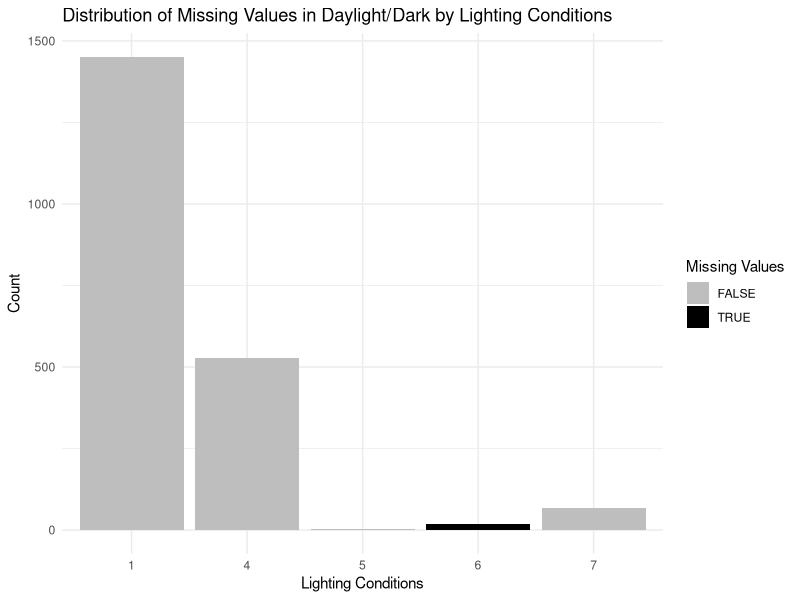
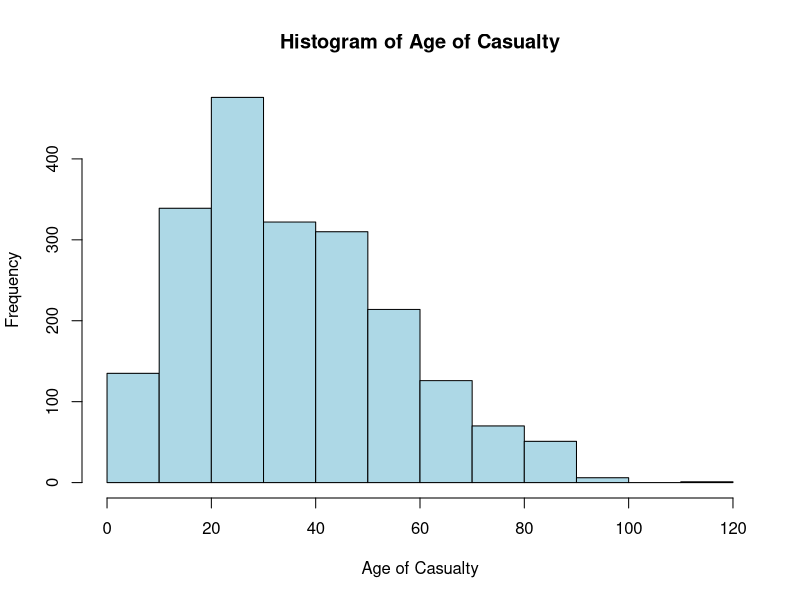
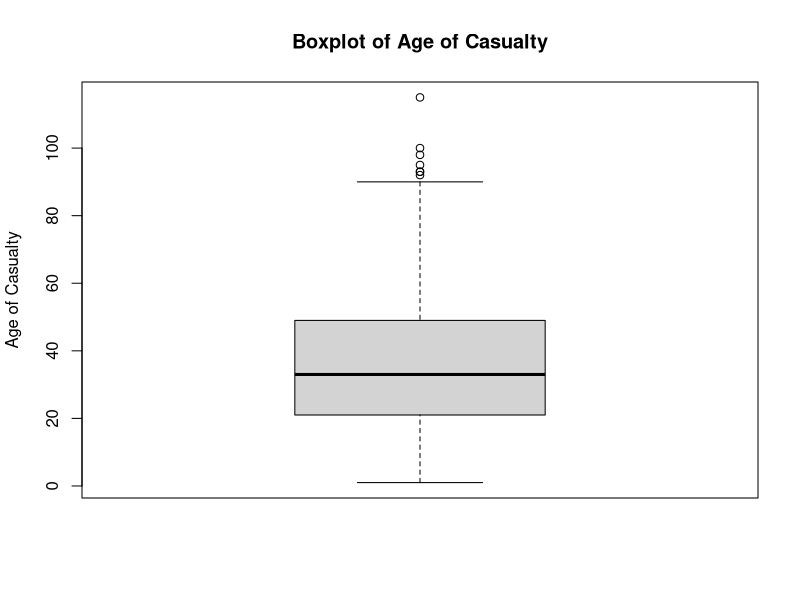
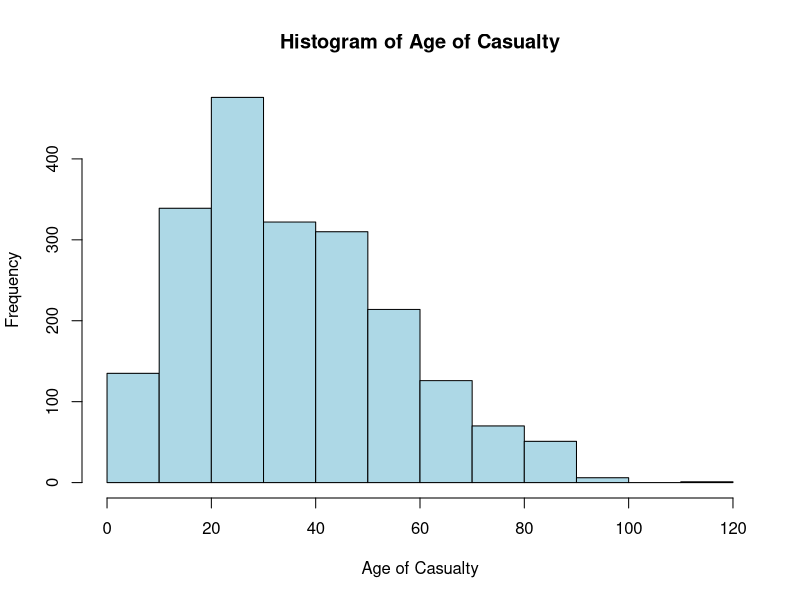

These figures' R source, in order: (Note: this script raises an error after producing the figures.)
## ----------------------------------------------------------------------------------------------------------------
# Load the readr package if not already loaded
library(readr)
library(ggplot2)
library(dplyr)
library(purrr)
library(tidyr)

# Load the data set from "accidents.csv"
df <- read_csv("accidents.csv")
df


## ----------------------------------------------------------------------------------------------------------------
library(lubridate)


df_clean <- df
df_clean$`Accident Date` <- dmy(df_clean$`Accident Date`)
df_clean$`Time (24hr)` <- format(as.POSIXct(sprintf("%04d", df_clean$`Time (24hr)`),
                                            format = "%H%M", tz = "UTC"), 
                                 format = "%H:%M", usetz = FALSE)
df_clean



## ----------------------------------------------------------------------------------------------------------------
missing_values <- colSums(is.na(df_clean))
print(missing_values)



## ----------------------------------------------------------------------------------------------------------------
missing_values <- colSums(is.na(df_clean))
print("Columns with Missing Values:",)
print(missing_values[missing_values > 0])

ggplot(df_clean, aes(x = factor(`Lighting Conditions`), fill = factor(is.na(`Daylight/Dark`)))) +
  geom_bar(position = "stack") +
  labs(title = "Distribution of Missing Values in Daylight/Dark by Lighting Conditions",
       x = "Lighting Conditions",
       y = "Count") +
  scale_fill_manual(values = c("FALSE" = "gray", "TRUE" = "black"), name = "Missing Values") +
  theme_minimal()

missing_day <- df_clean %>% filter(is.na(`Daylight/Dark`))


## ----------------------------------------------------------------------------------------------------------------
first_road_class_mapping <- c("1" = "Motorway","2" = "A(M)","3" = "A","4" = "B","5" = "C","6" = "Unclassified")

df_clean <- df_clean %>%
  mutate(`1st Road Class` = map_chr(`1st Road Class`, function(x) {
    ifelse(as.character(x) %in% names(first_road_class_mapping), first_road_class_mapping[as.character(x)], as.character(x))
  }))

# Further consistency adjustments
df_clean <- df_clean %>%
  mutate(
    `1st Road Class` = case_when(
      `1st Road Class` %in% c("U") ~ "Unclassified",
      grepl("^A\\d+", `1st Road Class`) ~ "A",
      grepl("^A\\(M\\)$", `1st Road Class`) ~ "A(M)",
      grepl("^A\\d+\\(M\\)$", `1st Road Class`) ~ "A(M)",
      grepl("^B\\d+", `1st Road Class`) ~ "B",
      `1st Road Class` %in% c("Motorway", "A", "B", "C", "Unclassified", "A(M)") ~ `1st Road Class`,
      `1st Road Class` %in% c("M62") ~ "Motorway",
      TRUE ~ `1st Road Class`
    )
  )

unique(df_clean$`1st Road Class`)


## ----------------------------------------------------------------------------------------------------------------
unique(df_clean$`Road Surface`)


## ----------------------------------------------------------------------------------------------------------------
df_clean <- df_clean %>%
  mutate(
    `Road Surface` = case_when(
      `Road Surface` %in% c("Wet/Damp", "Wet") ~ "Wet / Damp",
      `Road Surface` %in% c("Frost/Ice", "Ice") ~ "Frost / Ice",
      `Road Surface` %in% c("1") ~ "Dry",
      `Road Surface` %in% c("2") ~ "Wet / Damp",
      `Road Surface` %in% c("3") ~ "Snow",
      `Road Surface` %in% c("4") ~ "Frost / Ice",
      `Road Surface` %in% c("5") ~ "Flood (surface water over 3cm deep)",
      `Road Surface` %in% c("Wet \xa8 Damp") ~ "Wet / Damp",
      TRUE ~ `Road Surface`
    )
  )

unique(df_clean$`Road Surface`)


## ----------------------------------------------------------------------------------------------------------------
unique(df_clean$`Lighting Conditions`)


## ----------------------------------------------------------------------------------------------------------------
# Transform Lighting Conditions using case_when
df_clean <- df_clean %>%
  mutate(
    `Lighting Conditions` = case_when(
      `Lighting Conditions` == "1" ~ "Daylight: street lights present",
      `Lighting Conditions` == "2" ~ "Daylight: no street lighting",
      `Lighting Conditions` == "3" ~ "Daylight: street lighting unknown",
      `Lighting Conditions` == "4" ~ "Darkness: street lights present and lit",
      `Lighting Conditions` == "5" ~ "Darkness: street lights present but unlit",
      `Lighting Conditions` == "6" ~ "Darkness: no street lighting",
      `Lighting Conditions` == "7" ~ "Darkness: street lighting unknown",
      TRUE ~ as.character(`Lighting Conditions`)
    )
  )

# Display unique values after transformation
unique(df_clean$`Lighting Conditions`)



## ----------------------------------------------------------------------------------------------------------------
df_clean


## ----------------------------------------------------------------------------------------------------------------
unique(df_clean$`Weather Conditions`)


## ----------------------------------------------------------------------------------------------------------------
# Transform Weather Conditions using case_when
df_clean <- df_clean %>%
  mutate(
    `Weather Conditions` = case_when(
      `Weather Conditions` == "1" ~ "Fine without high winds",
      `Weather Conditions` == "2" ~ "Raining without high winds",
      `Weather Conditions` == "3" ~ "Snowing without high winds",
      `Weather Conditions` == "4" ~ "Fine with high winds",
      `Weather Conditions` == "5" ~ "Raining with high winds",
      `Weather Conditions` == "6" ~ "Snowing with high winds",
      `Weather Conditions` == "7" ~ "Fog or mist ? if hazard",
      `Weather Conditions` == "8" ~ "Other",
      `Weather Conditions` == "9" ~ "Unknown",
      TRUE ~ as.character(`Weather Conditions`)
    )
  )

# Display unique values after transformation
unique(df_clean$`Weather Conditions`)


## ----------------------------------------------------------------------------------------------------------------
df_clean


## ----------------------------------------------------------------------------------------------------------------
unique(df_clean$`Casualty Class`)


## ----------------------------------------------------------------------------------------------------------------
# Transform Casualty Class using case_when
df_clean <- df_clean %>%
  mutate(
    `Casualty Class` = case_when(
      `Casualty Class` == "1" ~ "Driver or rider",
      `Casualty Class` == "2" ~ "Vehicle or pillion passenger",
      `Casualty Class` == "3" ~ "Pedestrian",
      TRUE ~ as.character(`Casualty Class`)
    )
  )

# Display unique values after transformation
unique(df_clean$`Casualty Class`)


## ----------------------------------------------------------------------------------------------------------------
df_clean


## ----------------------------------------------------------------------------------------------------------------
unique(df_clean$'Casualty Severity')



## ----------------------------------------------------------------------------------------------------------------
casualty_severity_mapping <- c("1" = "Fatal",
                               "2" = "Serious",
                               "3" = "Slight")

df_clean <- df_clean %>%
  mutate(`Casualty Severity` = map_chr(`Casualty Severity`, function(x) {
    ifelse(as.character(x) %in% names(casualty_severity_mapping), casualty_severity_mapping[as.character(x)], as.character(x))
  }))

# Display unique values after transformation
unique(df_clean$`Casualty Severity`)


## ----------------------------------------------------------------------------------------------------------------
df_clean


## ----------------------------------------------------------------------------------------------------------------
unique(df_clean$`Type of Vehicle`)


## ----------------------------------------------------------------------------------------------------------------

df_clean <- df_clean %>%
  mutate(
    `Type of Vehicle` = case_when(
      `Type of Vehicle` == "1" ~ "Pedal cycle",
      `Type of Vehicle` == "2" ~ "M/cycle 50cc and under",
      `Type of Vehicle` == "3" ~ "Motorcycle over 50cc and up to 125cc",
      `Type of Vehicle` == "4" ~ "Motorcycle over 125cc and up to 500cc",
      `Type of Vehicle` == "5" ~ "Motorcycle over 500cc",
      `Type of Vehicle` == "8" ~ "Taxi/Private hire car",
      `Type of Vehicle` == "9" ~ "Car",
      `Type of Vehicle` == "10" ~ "Minibus (8 – 16 passenger seats)",
      `Type of Vehicle` == "11" ~ "Bus or coach (17 or more passenger seats)",
      `Type of Vehicle` == "14" ~ "Other motor vehicle",
      `Type of Vehicle` == "15" ~ "Other non-motor vehicle",
      `Type of Vehicle` == "16" ~ "Ridden horse",
      `Type of Vehicle` == "17" ~ "Agricultural vehicle (includes diggers etc.)",
      `Type of Vehicle` == "18" ~ "Tram / Light rail",
      `Type of Vehicle` == "19" ~ "Goods vehicle 3.5 tonnes mgw and under",
      `Type of Vehicle` == "20" ~ "Goods vehicle over 3.5 tonnes and under 7.5 tonnes mgw",
      `Type of Vehicle` == "21" ~ "Goods vehicle 7.5 tonnes mgw and over",
      `Type of Vehicle` == "22" ~ "Mobility Scooter",
      `Type of Vehicle` == "90" ~ "Other Vehicle",
      `Type of Vehicle` == "97" ~ "Motorcycle - Unknown CC",
      TRUE ~ as.character(`Type of Vehicle`)
    )
  )

# Display unique values after transformation
unique(df_clean$`Type of Vehicle`)


## ----------------------------------------------------------------------------------------------------------------
df_clean


## ----------------------------------------------------------------------------------------------------------------
unique(df_clean$`Sex of Casualty`)


## ----------------------------------------------------------------------------------------------------------------

df_clean <- df_clean %>%
  mutate(
    `Sex of Casualty` = case_when(
      `Sex of Casualty` == "1" ~ "Male",
      `Sex of Casualty` == "2" ~ "Female",
      TRUE ~ as.character(`Sex of Casualty`)
    )
  )

# Display unique values after transformation
unique(df_clean$`Sex of Casualty`)


## ----------------------------------------------------------------------------------------------------------------
df_clean


## ----------------------------------------------------------------------------------------------------------------

df_clean <- df_clean %>% select(-c(`Local Authority`))



## ----------------------------------------------------------------------------------------------------------------
rows_with_missing_daylight_dark <- df_clean[is.na(df_clean$`Daylight/Dark`), ]

print(rows_with_missing_daylight_dark)


## ----------------------------------------------------------------------------------------------------------------
# Histogram of Age of Casualty
hist(df_clean$`Age of Casualty`, main = "Histogram of Age of Casualty", 
     xlab = "Age of Casualty", col = "lightblue", border = "black", breaks = 10)

# Calculate IQR and bounds
iqr_age <- IQR(df_clean$`Age of Casualty`, na.rm = TRUE)
quantiles <- quantile(df_clean$`Age of Casualty`, probs = c(0.25, 0.75), na.rm = TRUE)
lower_bound <- max(0, quantiles[1] - 1.5 * iqr_age)
upper_bound <- quantiles[2] + 1.5 * iqr_age

# Identify outliers
outliers <- df_clean %>% filter(`Age of Casualty` < lower_bound | `Age of Casualty` > upper_bound)

# Display outliers
outliers$`Age of Casualty`




## ----------------------------------------------------------------------------------------------------------------
# Boxplot of Age of Casualty
boxplot(df_clean$`Age of Casualty`, main = "Boxplot of Age of Casualty", 
        ylab = "Age of Casualty")

# Identify outliers
outlier_box <- boxplot(df_clean$`Age of Casualty`, plot = FALSE)$out

# Display outliers
outlier_box





## ----------------------------------------------------------------------------------------------------------------
# Histogram of Age of Casualty
hist(df_clean$`Age of Casualty`, main = "Histogram of Age of Casualty", 
     xlab = "Age of Casualty", col = "lightblue", border = "black", breaks = 10)

# Calculate mean and standard deviation
mean_age <- mean(df_clean$`Age of Casualty`, na.rm = TRUE)
sd_age <- sd(df_clean$`Age of Casualty`, na.rm = TRUE)

# Calculate three sigma bounds
lower_bound <- mean_age - 3 * sd_age
upper_bound <- mean_age + 3 * sd_age

# Identify outliers
outliers <- df_clean %>% filter(`Age of Casualty` < lower_bound | `Age of Casualty` > upper_bound)

# Display outliers
outliers$`Age of Casualty`



## ----------------------------------------------------------------------------------------------------------------
write_csv(df_clean, "clean_accident.csv")



## ----------------------------------------------------------------------------------------------------------------
data <- read_csv("clean_accident.csv")
data


## ----------------------------------------------------------------------------------------------------------------
# Load necessary libraries
library(dplyr)

# Filter and summarize data for male and female drivers/riders
gender_weather_accidents <- data %>%
  filter(`Casualty Class` == "Driver or rider") %>%
  group_by(`Weather Conditions`, `Sex of Casualty`) %>%
  summarise(accidents = n()) %>%
  spread(`Sex of Casualty`, accidents, fill = 0) %>%
  mutate(difference = Male - Female) %>%
  arrange(desc(difference))

# Display the result
gender_weather_accidents



## ----------------------------------------------------------------------------------------------------------------
# Extract year from Accident Date
data <- data %>%
  mutate(Year = year(`Accident Date`))

# Summarize number of casualties per year
casualties_per_year <- data %>%
  group_by(Year) %>%
  summarise(total_casualties = n())

# Determine the year with the highest number of casualties
max_casualties_year <- casualties_per_year %>%
  filter(total_casualties == max(total_casualties))

# Display the result
casualties_per_year
max_casualties_year




## ----------------------------------------------------------------------------------------------------------------
# Plot: Light conditions and severity
library(ggplot2)

ggplot(data, aes(x = `Lighting Conditions`, fill = `Casualty Severity`)) +
  geom_bar(position = "dodge") +
  labs(title = "Accident Severity by Lighting Conditions", x = "Lighting Conditions", y = "Count of Accidents") +
  theme(axis.text.x = element_text(angle = 90, vjust = 0.5, hjust=1)) +
  facet_wrap(~`Casualty Severity`, scales = "free_y") +
  theme(legend.position = "none")



## ----------------------------------------------------------------------------------------------------------------
data %>%
  group_by(`Lighting Conditions`, `Casualty Severity`) %>%
  summarise(count = n()) %>%
  ggplot(aes(x = `Casualty Severity`, y = `Lighting Conditions`, fill = count)) +
  geom_tile(color = "white") +  # Add white borders around tiles for clarity
  labs(title = "Relationship Between Light Conditions and Severity",
       x = "Casualty Severity",
       y = "Light Conditions",
       fill = "Count of Casualties") +
  scale_fill_viridis_c() +  # Use viridis color palette for better differentiation
  theme_minimal() +
  theme(axis.text.x = element_text(angle = 45, hjust = 1),
        plot.title = element_text(size = 16, hjust = 0.5),
        axis.title = element_text(size = 14))


## ----------------------------------------------------------------------------------------------------------------
# Plot: Weather condition and number of vehicles involved
ggplot(data, aes(x = `Weather Conditions`)) +
  geom_bar(aes(fill = `Type of Vehicle`), position = "stack") +
  labs(title = "Number of Vehicles Involved by Weather Conditions", x = "Weather Conditions", y = "Count of Vehicles") +
  theme(axis.text.x = element_text(angle = 90, vjust = 0.5, hjust=1)) +
  scale_y_continuous(breaks = scales::pretty_breaks(n = 10)) +
  geom_text(stat='count', aes(label=..count..), position=position_stack(vjust=0.5), size=3)



## ----------------------------------------------------------------------------------------------------------------
data %>%
  group_by(`Weather Conditions`) %>%
  summarise(total_vehicles = sum(`Number of Vehicles`)) %>%
  ggplot(aes(x = `Weather Conditions`, y = total_vehicles, fill = `Weather Conditions`)) +
  geom_bar(stat = "identity") +
  labs(title = "Relationship Between Weather Conditions and Number of Vehicles Involved",
       x = "Weather Conditions",
       y = "Total Number of Vehicles") +
  theme(axis.text.x = element_text(angle = 90, vjust = 0.5, hjust = 1))


## ----------------------------------------------------------------------------------------------------------------
# Line plot of accidents over years
ggplot(casualties_per_year, aes(x = Year, y = total_casualties)) +
  geom_line() +
  labs(title = "Number of Accidents Over Years", x = "Year", y = "Total Accidents") +
  theme(axis.text.x = element_text(angle = 90, vjust = 0.5, hjust = 1))




## ----------------------------------------------------------------------------------------------------------------
# Stacked bar chart of Weather Conditions and Severity
ggplot(data , aes(x = `Weather Conditions`, fill = `Casualty Severity`)) +
  geom_bar(position = "dodge") +
  labs(title = "Severity Distribution Across Weather Conditions", x = "Weather Conditions", y = "Count of Accidents") +
  theme(axis.text.x = element_text(angle = 90, vjust = 0.5, hjust = 1))



## ----------------------------------------------------------------------------------------------------------------
# Grouped bar chart of Casualty Class by Gender
ggplot(data, aes(x = `Casualty Class`, fill = `Sex of Casualty`)) +
  geom_bar(position = "dodge") +
  labs(title = "Casualties by Casualty Class and Gender", x = "Casualty Class", y = "Count of Casualties") +
  theme(axis.text.x = element_text(angle = 90, vjust = 0.5, hjust = 1)) +
  scale_fill_manual(values = c("blue", "pink"))




## ----------------------------------------------------------------------------------------------------------------
ggplot(data, aes(x = `Accident Date`)) +
  geom_histogram(binwidth = 1, fill = "skyblue", color = "gray") +
  labs(title = "Distribution of Accidents over Time",
       x = "Accident Date",
       y = "Number of Accidents") +
  theme_minimal()



## ----------------------------------------------------------------------------------------------------------------
# Load ggplot2 library
library(ggplot2)

# Bar plot of accidents by road surface conditions
ggplot(data, aes(x = `Road Surface`)) +
  geom_bar(fill = "lightblue", color = "black") +
  labs(title = "Distribution of Accidents by Road Surface Conditions", 
       x = "Road Surface Conditions", y = "Number of Accidents") +
  theme(axis.text.x = element_text(angle = 45, hjust = 1))



## ----------------------------------------------------------------------------------------------------------------
# Extract year from Accident Date if not already extracted
data <- data %>%
  mutate(Year = year(`Accident Date`))

# Plot number of accidents by severity over time
ggplot(data, aes(x = Year, fill = `Casualty Severity`)) +
  geom_bar(position = "dodge") +
  labs(title = "Severity of Accidents Over Time", 
       x = "Year", y = "Number of Accidents") +
  theme(axis.text.x = element_text(angle = 45, hjust = 1))



## ----------------------------------------------------------------------------------------------------------------

# Adjust plot size and clarity
ggplot(data, aes(x = `Type of Vehicle`, fill = `Casualty Severity`)) +
  geom_bar(position = "stack") +
  labs(title = "Casualty Severity by Type of Vehicle", 
       x = "Type of Vehicle", y = "Number of Casualties") +
  theme(axis.text.x = element_text(angle = 45, vjust = 1, hjust = 1),
        plot.title = element_text(size = 16, hjust = 0.5),
        axis.title = element_text(size = 14)) +
  theme_minimal() +
  theme(legend.position = "top") +
  coord_flip() +
  scale_fill_brewer(palette = "Set2")



## ----------------------------------------------------------------------------------------------------------------
# Plot: Accidents by lighting conditions over time
ggplot(data, aes(x = Year, fill = `Lighting Conditions`)) +
  geom_bar(position = "stack") +
  labs(title = "Accidents by Lighting Conditions Over Time", 
       x = "Year", y = "Number of Accidents") +
  theme(axis.text.x = element_text(angle = 45, hjust = 1))



## ----------------------------------------------------------------------------------------------------------------
# Plot: Accidents by road surface and weather conditions
ggplot(data, aes(x = `Road Surface`, fill = `Weather Conditions`)) +
  geom_bar(position = "stack") +
  labs(title = "Accidents by Road Surface and Weather Conditions", 
       x = "Road Surface", y = "Number of Accidents") +
  theme(axis.text.x = element_text(angle = 45, hjust = 1))



## ----------------------------------------------------------------------------------------------------------------
# List of packages to install
packages <- c("tidyr", "dplyr", "caret", "MASS", "ggplot2", "lubridate")

# Loop through each package
for (package in packages) {
  # Check if the package is not already installed
  if (!(package %in% installed.packages())) {
    # Install the package
    install.packages(package)
  }
}




## ----------------------------------------------------------------------------------------------------------------
data <- read_csv("clean_accident.csv")
data


## ----------------------------------------------------------------------------------------------------------------
# Select relevant columns
#data <- data %>%
 # select(`Casualty Class`, `Casualty Severity`, `Type of Vehicle`, `Weather Conditions`, `Age of Casualty`)

# Drop rows with missing values in predictor variables
#data <- data %>% drop_na(`Casualty Class`, `Casualty Severity`, `Type of Vehicle`, `Weather Conditions`)

data


## ----------------------------------------------------------------------------------------------------------------
data <- data %>%
  mutate(
    `Casualty Class` = as.factor(`Casualty Class`),
    `Casualty Severity` = as.factor(`Casualty Severity`),
    `Type of Vehicle` = as.factor(`Type of Vehicle`),
    `Weather Conditions` = as.factor(`Weather Conditions`)
  )
data


## ----------------------------------------------------------------------------------------------------------------
# Install and load caret package if not already installed
if (!requireNamespace("caret", quietly = TRUE)) {
  install.packages("caret")
}
library(caret)

# Assuming missing values in 'Age of Casualty' are handled
# Example: Imputing missing values with median
median_age <- median(data$`Age of Casualty`, na.rm = TRUE)
data$`Age of Casualty`[is.na(data$`Age of Casualty`)] <- median_age

# Now proceed with data partitioning
set.seed(123)
trainingIndex <- createDataPartition(data$`Age of Casualty`, p = 0.8, list = FALSE)
trainingData <- data[trainingIndex, ]
testingData <- data[-trainingIndex, ]



## ----------------------------------------------------------------------------------------------------------------
model <- lm(`Age of Casualty` ~ `Casualty Class` + `Casualty Severity` + `Type of Vehicle` + `Weather Conditions`, data = trainingData)

# Print model summary
summary(model)



## ----------------------------------------------------------------------------------------------------------------
# Get the rows with missing `Age of Casualty`
missing_age_data <- data %>% filter(is.na(`Age of Casualty`))

# Predict missing values
predicted_age <- predict(model, newdata = missing_age_data)

# Replace the missing values with predicted values
data <- data %>%
  mutate(`Age of Casualty` = ifelse(is.na(`Age of Casualty`), predicted_age, `Age of Casualty`))



## ----------------------------------------------------------------------------------------------------------------
write_csv(data, "regression.csv")

